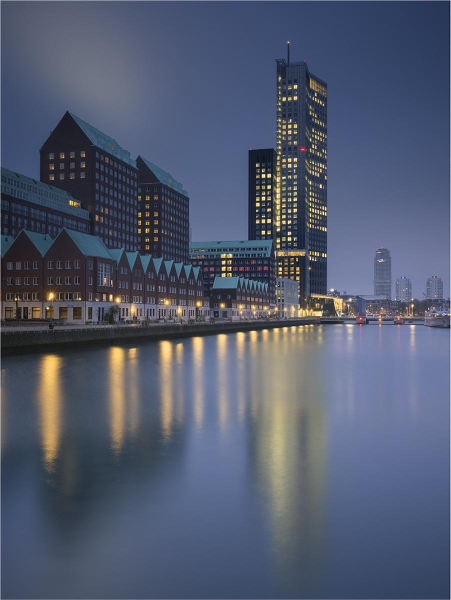
#> input picture Spoorweghaven.jpeg, 901 x 1200 px (shown at 1/2 size)
$ python PhotoSteganopraphy.py
#> lines starting #> are read from the running program, lines starting #| are printed output that depends on the picture
from PIL import Image


def read_hidden_message(pic):
    image = Image.open(pic)
    data = image.load()

    h = ""
    w = ""
    # Get the width
    for tx in range(0, 2):
        tr, tg, tb = data[tx, 0]
        tr &= 7
        tg &= 7
        tb &= 7
        tr = format(tr, "03b")
        tg = format(tg, "03b")
        tb = format(tb, "03b")
        w += tr + tg + tb
    # Get the height
    for tx in range(2, 4):
        tr, tg, tb = data[tx, 0]
        tr &= 7
        tg &= 7
        tb &= 7
        tr = format(tr, "03b")
        tg = format(tg, "03b")
        tb = format(tb, "03b")
        h += tr + tg + tb
    width = int(w, 2)
    height = int(h, 2)
    new_image = Image.new("RGB", (width, height))
    new_data = new_image.load()
    tx, ty = 0, 0
    break_stick = False
    for y in range(image.height):
        if break_stick:
            break
        for x in range(4, image.width):
            # For each pixel take the 3 LSbs and write them to the new file with tx, and ty to make sure we are
            # correctly writing to the new image.
            r, g, b = data[x, y]
            r &= 7
            g &= 7
            b &= 7
            r <<= 5
            g <<= 5
            b <<= 5
            new_data[tx, ty] = r, g, b
            tx += 1
            if tx >= width:
                tx = 0
                ty += 1
            if ty >= height:
                break_stick = True
                break
    new_image.save("Hidden_Image.png")


def write_hidden_message(hid_image):
    # Writing this steganography using the LSB to hide my data
    # for translating from string to binary I used a function from here
    # https://www.geeksforgeeks.org/python-convert-string-to-binary/
#> called with hid_image = 'Spoorweghaven.jpeg'
    hidden_image = Image.open(hid_image)
#> hidden_image is the input picture: PIL image 901x1200 RGB; mean R, G, B 81.7, 89.8, 110.4
    hidden_data = hidden_image.load()
    image = Image.open("Skybox.jpeg")
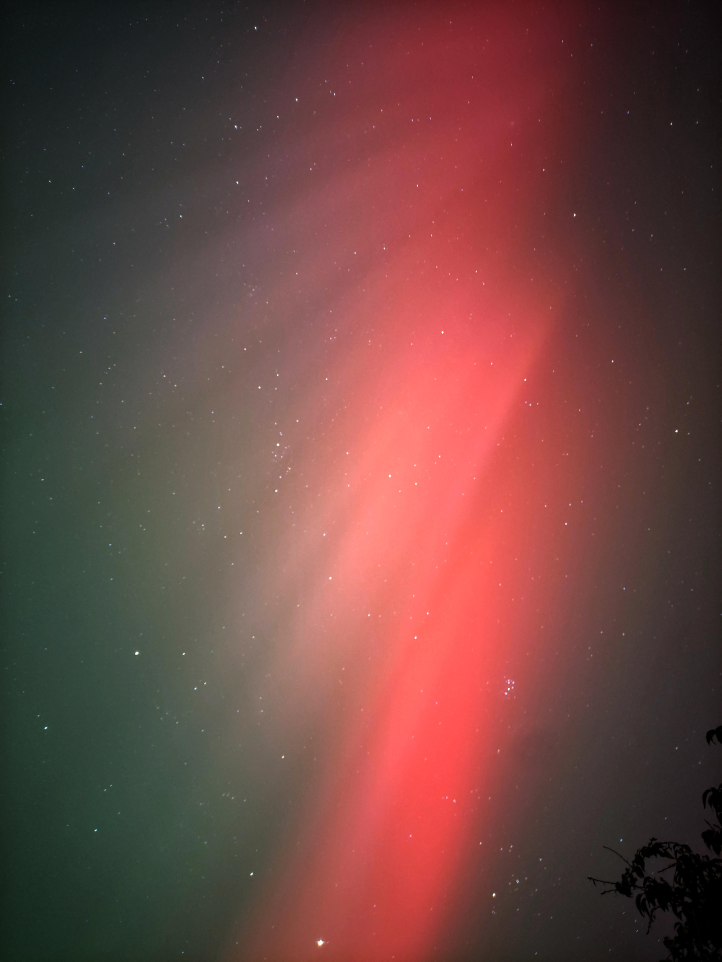
#> input picture Skybox.jpeg, 4332 x 5769 px (shown at 1/6 size)
#> image is the input picture: PIL image 4332x5769 RGB; mean R, G, B 110.8, 70.2, 66.4
    data = image.load()
    if hidden_image.height * hidden_image.width > image.width * image.height:
        print("File / Message too large to be encoded in selected photo.")
        return -1
    hx = 0
    hy = 0
    break_stick = False

    w = format(hidden_image.width, "018b")
#> w = '000000001110000101'
    h = format(hidden_image.height, "018b")
#> h = '000000010010110000'
    # W x H
    lst = [0, 9]
    tv = 0
    for tx in lst:
        temp_red = int(w[tx:tx+3], 2)
        temp_green = int(w[tx+3:tx+6], 2)
        temp_blue = int(w[tx+6:tx+9], 2)
        tr, tg, tb = data[tv, 0]
        tr &= 248
        tg &= 248
        tb &= 248
        tr |= temp_red
        tg |= temp_green
        tb |= temp_blue
        data[tv, 0] = tr, tg, tb
        tv += 1
#> this loop made 2 passes
#> (tr, tg, tb) on passes 1 to 2: (8, 16, 9), (14, 16, 13)
#> after the loop, tv = 2
    for tx in lst:
        temp_red = int(h[tx:tx + 3], 2)
        temp_green = int(h[tx + 3:tx + 6], 2)
        temp_blue = int(h[tx + 6:tx + 9], 2)
        tr, tg, tb = data[tv, 0]
        tr &= 248
        tg &= 248
        tb &= 248
        tr |= temp_red
        tg |= temp_green
        tb |= temp_blue
        data[tv, 0] = tr, tg, tb
        tv += 1
#> this loop made 2 passes
#> (tr, tg, tb, tv) on passes 1 to 2: (8, 8, 10, 3), (2, 14, 8, 4)
#> after the loop, tv = 4
    for y in range(image.height):
        if break_stick:
            break
        for x in range(4, image.width):
            r, g, b = data[x, y]
            hidden_r, hidden_g, hidden_b = hidden_data[hx, hy]
            r &= 248
            g &= 248
            b &= 248
            hidden_r >>= 5
            hidden_g >>= 5
            hidden_b >>= 5
            new_red = r | hidden_r
            new_green = g | hidden_g
            new_blue = b | hidden_b
            data[x, y] = (hidden_r, hidden_g, new_blue)
            hx += 1
            if hx >= hidden_image.width:
                hy += 1
                if hy >= hidden_image.height:
                    break_stick = True
                    break
                hx = 0
#> after the loop, break_stick = True; hx = 901; hy = 1200
    image.save("Picture_Encoded.png")
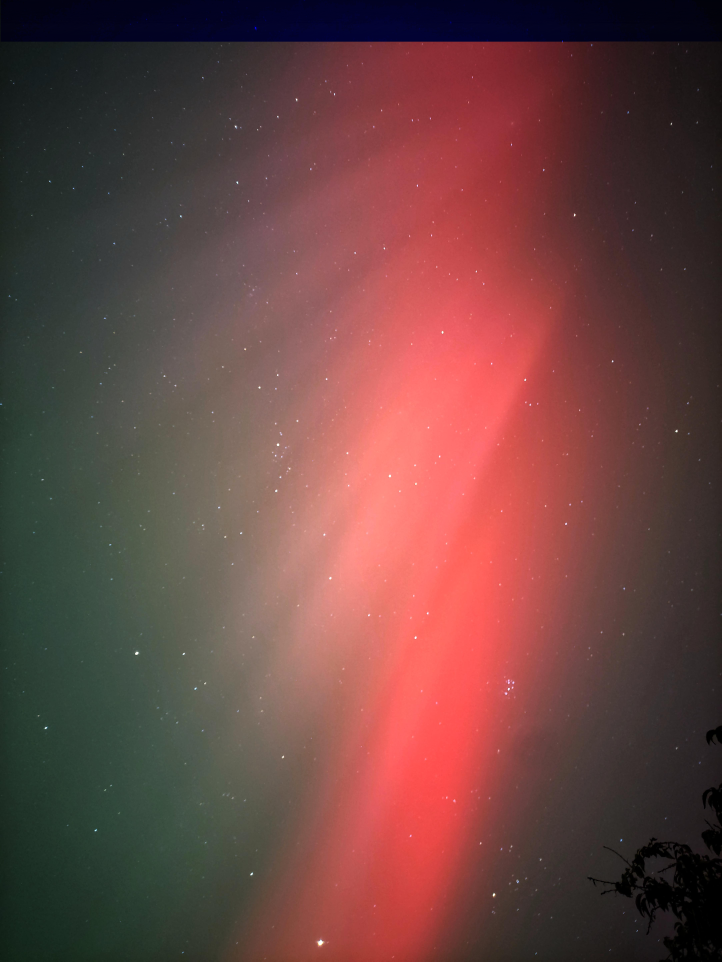
#> saved as Picture_Encoded.png: PIL image 4332x5769 RGB (shown at 1/6 size); mean R, G, B 108.4, 69, 66.3


write_hidden_message("Spoorweghaven.jpeg")
picture = "Picture_Encoded.png"
read_hidden_message(picture)
#> the loop in read_hidden_message, `for tx in range(0, 2):` made 2 passes
#> (tr, tg, tb, w) on passes 1 to 2: ('000', '000', '001', '000000001'), ('110', '000', '101', '000000001110000101')
#> the loop in read_hidden_message, `for tx in range(2, 4):` made 2 passes
#> (tr, tg, tb, h) on passes 1 to 2: ('000', '000', '010', '000000010'), ('010', '110', '000', '000000010010110000')
#> in read_hidden_message, `width = int(w, 2)`: width = 901
#> in read_hidden_message, `height = int(h, 2)`: height = 1200
#> in read_hidden_message, `new_image = Image.new("RGB", (width, height))`: new_image: PIL image 901x1200 RGB; every value is 0
#> after the loop in read_hidden_message, `for y in range(image.height):`: tx = 0; ty = 1200
